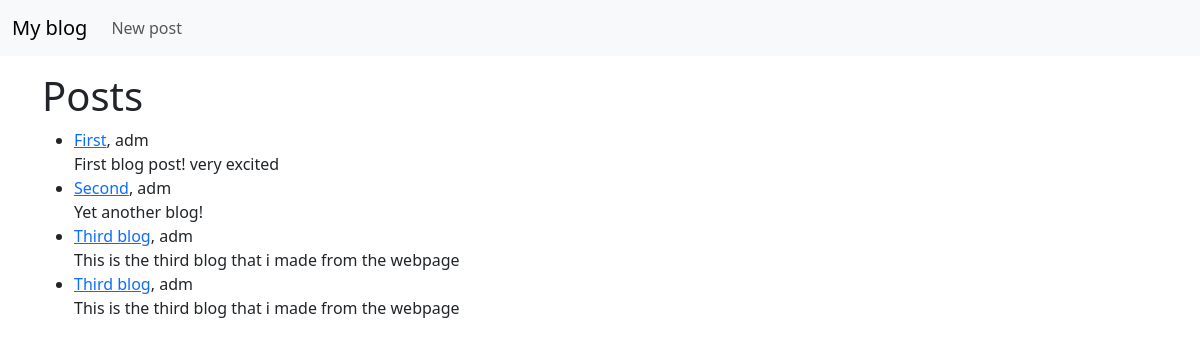
The page / on the database its author committed.
### theblog/models.py (models this page shows, shortened)
class Post(models.Model):
    title = models.CharField(max_length = 255)
    title_tag = models.CharField(max_length=255, default="My Blog")
    author = models.ForeignKey(User, on_delete = models.CASCADE)
    body = models.TextField()

### theblog/views.py (the view)
# urls.py: path('', views.HomeView.as_view(), name='home'),
class HomeView(ListView):
    model = Post
    template_name = 'home.html'

### theblog/templates/home.html
{% extends 'base.html' %}
{% block content %}
    <h1>Posts</h1>
<ul>
    {% for post in object_list %}
        <li><a href="{%url 'article-detail' post.pk %}">{{ post.title }}</a>, {{ post.author }}<br/>
        {{ post.body }}</li>
    {% endfor %}
</ul>
{% endblock %}

### theblog/templates/base.html (shortened to what this page needs)
<!doctype html>
<html lang="en">
<head>
    <link href="https://cdn.jsdelivr.net/npm/bootstrap@5.3.0-alpha3/dist/css/bootstrap.min.css" rel="stylesheet"
>
</head>
<body>
    <nav class="navbar navbar-expand-lg bg-body-tertiary">
        <div class="container-fluid">
            <a class="navbar-brand" href="{% url 'home' %}">My blog</a>
            <div class="collapse navbar-collapse" id="navbarSupportedContent">
                <ul class="navbar-nav me-auto mb-2 mb-lg-0">
                    <li class="nav-item">
                        <a class="nav-link" href="{% url 'add_post' %}">New post</a>
                    </li>
                </ul>
            </div>
        </div>
    </nav>
    <div class="container mt-3">
        {% block content %}
        {% endblock %}
    </div>
</body>
</html>

### rows shown on the page
Post: title "First", author "adm", body "First blog post! very excited"
Post: title "Second", author "adm", body "Yet another blog!"
Post: title "Third blog", author "adm", body "This is the third blog that i made from the webpage"
Post: title "Third blog", author "adm", body "This is the third blog that i made from the webpage"
